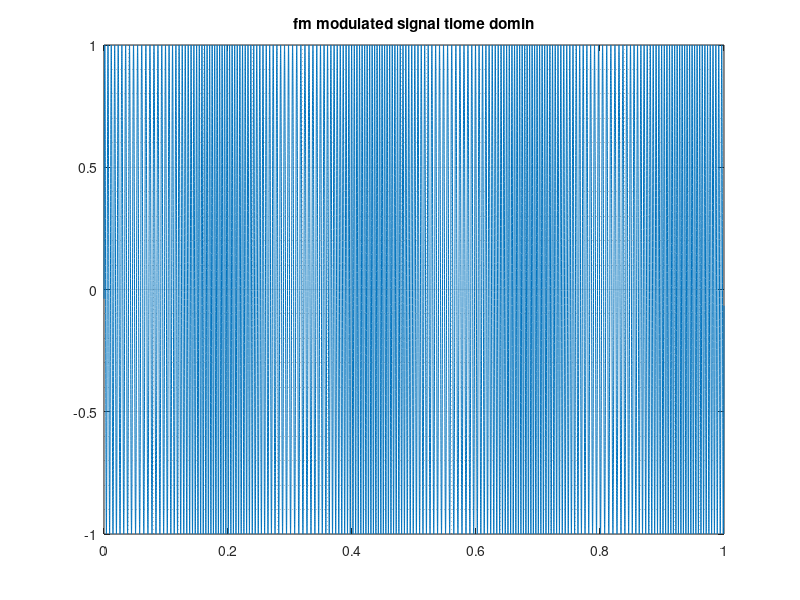
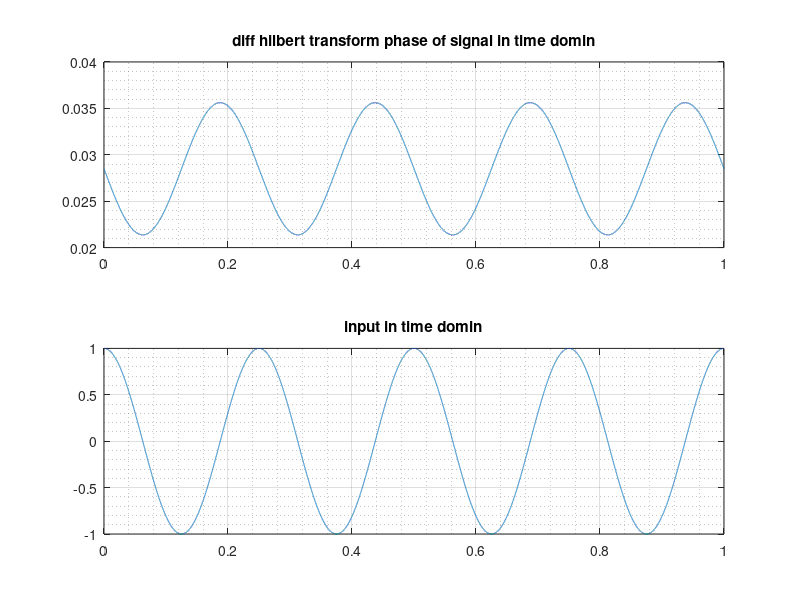

Source code (MATLAB) for these figures, in order:
clc;
clear;
close all;
fs = 44.1e3; %// sample rate
dt = 1/fs;
fc = 200; %// carrier
df = 50; %// modulation excursion (Hz)
fm = 4; %// modulation rate (Hz)
tAx = dt:dt:1; %// time axis in seconds
u = sin(2*pi*fc*tAx + (df/fm)*cos(2*pi*fm*tAx));
figure;
plot(tAx,u);
grid on; grid minor;
title('fm modulated signal tiome domin');
hilbert_u = hilbert(u);
phase_hilbert_u = unwrap(angle(hilbert_u));
diff_phase_hilbert_u = diff(phase_hilbert_u);
figure;
subplot(2,1,1)
plot(tAx(2:length(tAx)),diff_phase_hilbert_u)
grid on; grid minor;
title('diff hilbert transform phase of signal in time domin');
subplot(2,1,2)
u = cos(2*pi*fm*tAx);
plot(tAx,u)
grid on; grid minor;
title('input in time domin');